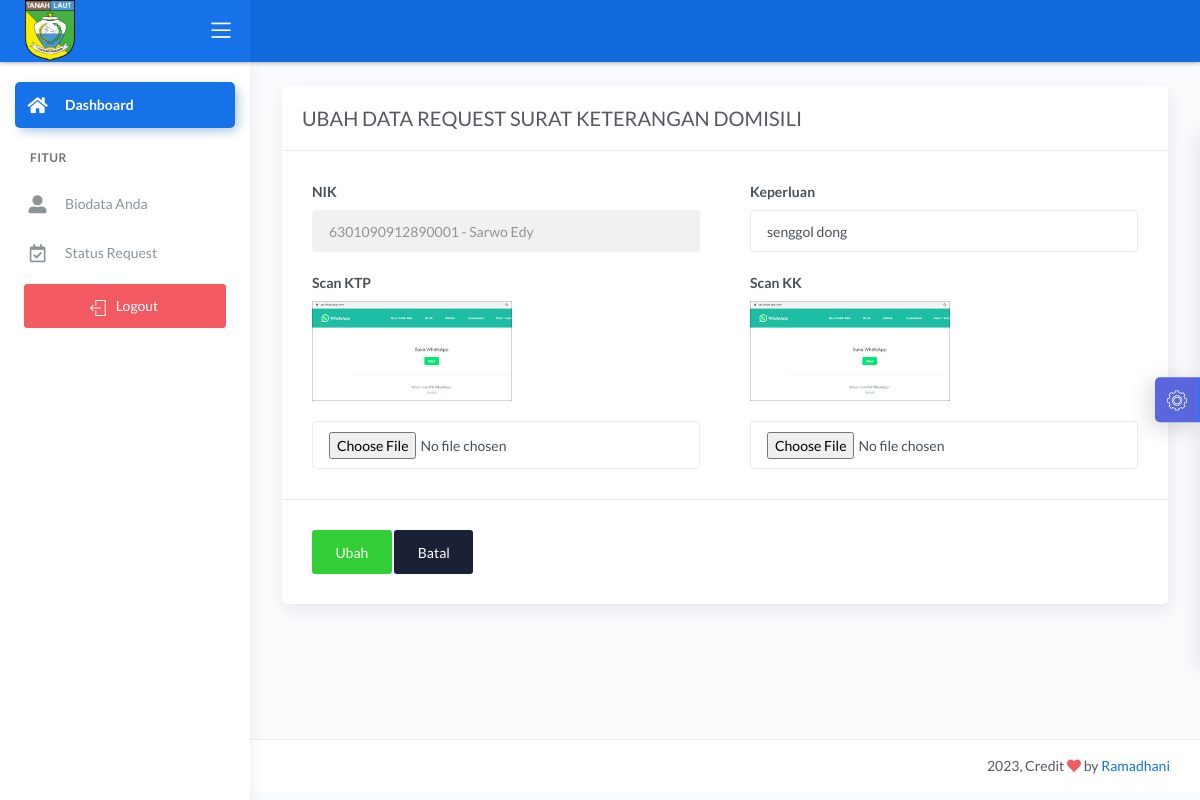
Screenshot of /demo1/main.php?halaman=ubah_skd&id_request_skd=22 (signed in) with the database file from the repository.
### tables this page shows
CREATE TABLE `data_request_skd` (
  `id_request_skd` int(11) NOT NULL,
  `nik` varchar(16) NOT NULL,
  `tanggal_request` timestamp NOT NULL DEFAULT current_timestamp(),
  `scan_ktp` text NOT NULL,
  `scan_kk` text NOT NULL,
  `keperluan` varchar(20) NOT NULL,
  `keterangan` varchar(50) NOT NULL DEFAULT 'Data sedang diperiksa oleh Staf',
  `request` varchar(20) NOT NULL DEFAULT 'DOMISILI',
  `status` int(11) NOT NULL DEFAULT 0,
  `acc` date NOT NULL
);

CREATE TABLE `data_user` (
  `nik` varchar(16) NOT NULL,
  `password` varchar(225) NOT NULL,
  `hak_akses` varchar(225) NOT NULL,
  `nama` varchar(30) NOT NULL,
  `tanggal_lahir` date NOT NULL,
  `tempat_lahir` varchar(30) NOT NULL,
  `jekel` varchar(20) NOT NULL,
  `agama` varchar(20) NOT NULL,
  `alamat` text NOT NULL,
  `telepon` varchar(13) NOT NULL,
  `status_warga` varchar(30) NOT NULL
);

### demo1/ubah_request_skd.php (the view, shortened to what this page needs)
<?php include '../konek.php';?>
<link href="css/sweetalert.css" rel="stylesheet" type="text/css">
<?php
if(isset($_GET['id_request_skd'])){
    $id=$_GET['id_request_skd'];
	$tampil_nik = "SELECT * FROM data_request_skd NATURAL JOIN data_user WHERE id_request_skd=$id";
	$query = mysqli_query($konek,$tampil_nik);
	$data = mysqli_fetch_array($query,MYSQLI_BOTH);
	$nik = $data['nik'];
    $nama = $data['nama'];
    $ktp = $data['scan_ktp'];
    $kk = $data['scan_kk'];
	$keperluan = $data['keperluan'];
}
?>
<div class="page-inner">
					<div class="row">
						<div class="col-md-12">
						<form method="POST" enctype="multipart/form-data">
							<div class="card">
								<div class="card-header">
									<div class="card-title">UBAH DATA REQUEST SURAT KETERANGAN DOMISILI</div>
								</div>
								<div class="card-body">
									<div class="row">
											<div class="col-md-6 col-lg-6">
                                                <div class="form-group">
													<label>NIK</label>
													<input type="text" name="nik" class="form-control" value="<?= $nik.' - '.$nama;?>" readonly>
												</div>
											</div>
                                            <div class="col-md-6 col-lg-6">
                                                <div class="form-group">
													<label>Keperluan</label>
													<input type="text" name="keperluan" class="form-control" value="<?= $keperluan;?>">
												</div>
											</div>
											<div class="col-md-6 col-lg-6">
												<div class="form-group">
													<label>Scan KTP</label><br>
													<img src="../dataFoto/scan_ktp/<?=$ktp;?>" width="200" height="100" alt="">
												</div>
												<div class="form-group">
													<input type="file" name="kk" class="form-control" size="37">
												</div>
											</div>
                                            <div class="col-md-6 col-lg-6">
												<div class="form-group">
													<label>Scan KK</label><br>
													<img src="../dataFoto/scan_kk/<?=$kk;?>" width="200" height="100" alt="">
												</div>
												<div class="form-group">
													<input type="file" name="kk" class="form-control" size="37">
												</div>
											</div>
									</div>
								</div>
								<div class="card-action">
									<button name="ubah" class="btn btn-success">Ubah</button>
									<a href="?halaman=tampil_status" class="btn btn-default">Batal</a>
								</div>
							</div>
						</div>
					</div>
</div>

### rows the page displays
data_request_skd: nik "6301090912890001 - Sarwo Edy", keperluan "senggol dong", scan_ktp (picture), scan_kk (picture)
